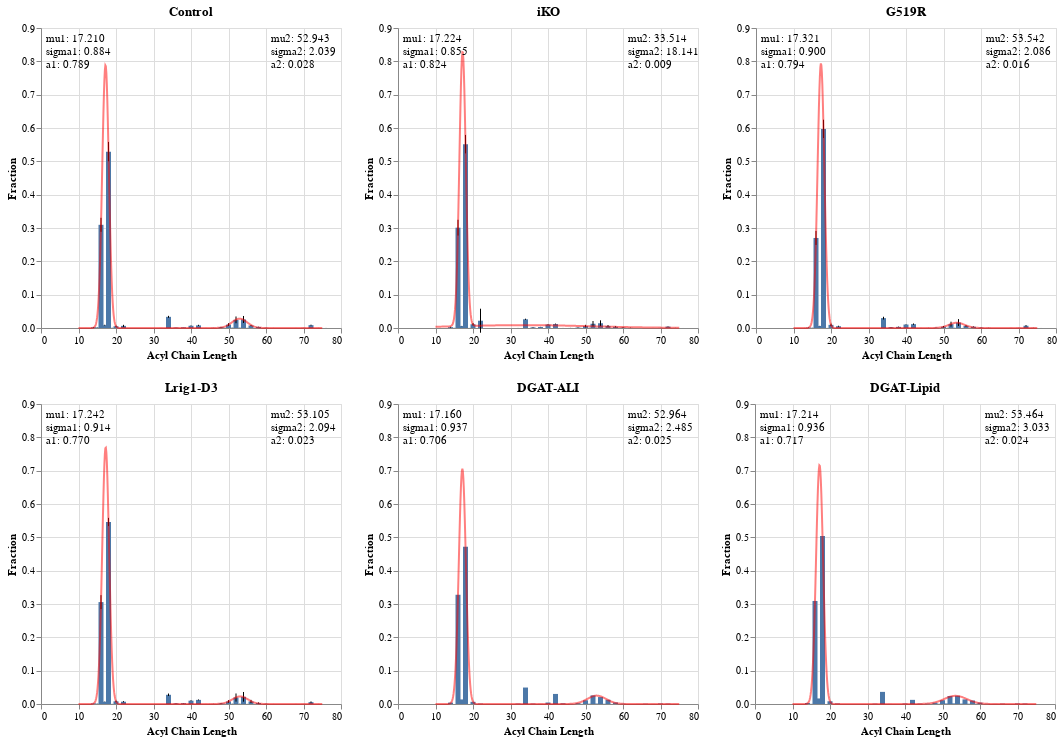

Notebook code cell kept with this figure:
### Markdown cell above
#### Bimodal Gaussian

### Code cell
chart_list = []
def gauss(x,mu,sigma,A):
    return A*np.exp(-(x-mu)**2/(2*sigma**2))

def bimodal(x,mu1,sigma1,A1,mu2,sigma2,A2):
    return gauss(x,mu1,sigma1,A1)+gauss(x,mu2,sigma2,A2)

for protein in ptnstd['Mutation'].unique():
    source = ptnstd[ptnstd['Mutation'] == protein]
    
    # create error bars
    err = alt.Chart(source).mark_errorbar(extent='stdev').encode(
        x='Acyl Chain Length:Q',
        y='Fraction:Q',
    )
    
    # create histogram
    bar = alt.Chart(source).mark_bar().encode(
        x='Acyl Chain Length:Q',
        y=alt.Y('mean(Fraction):Q').scale(domain=[0,.9]),
    ).properties(title=protein)
    
    # create gaussian
    x = ptns[(ptns['Acyl Chain Length'] % 2 == 0)]['Acyl Chain Length']
    y = ptns[protein].loc[x.index]
    
    # expected vals
    x1 = x[(x <= 20)]
    y1 = ptns[protein].loc[x1.index]
    x2 = x[(x >= 50) & (x <= 60)]
    y2 = ptns[protein].loc[x2.index]
    
    n1 = sum(y1)
    mean1 = sum(x1*y1)/n1                  
    sigma1 = sum(y1*(x1-mean1)**2)/n1
    a1 = max(y1)
    
    n2 = sum(y2)                         
    mean2 = sum(x2*y2)/n2                  
    sigma2 = sum(y2*(x2-mean2)**2)/n2
    a2=max(y2)
    
    expected = [mean1, sigma1, a1, mean2, sigma2, a2]
    # print(protein, expected)
    
    popt,pcov = curve_fit(bimodal,x,y,p0=expected)
    
    xx = np.linspace(10, 75, 500)
    
    s = pd.DataFrame({'Acyl Chain Length':xx, 'y':bimodal(xx, *popt)})
    
    gaus = alt.Chart(s).mark_line(color='red', opacity=0.5).encode(
        x='Acyl Chain Length:Q',
        y='y:Q'
    )
    
    text1 = alt.Chart({'values':[{}]}).mark_text(
        align="left", baseline="top"
    ).encode(
        x=alt.value(5),  # pixels from left
        y=alt.value(5),  # pixels from top
        text=alt.value([f"mu1: {popt[0]:.3f}", f"sigma1: {popt[1]:.3f}", f"a1: {popt[2]:.3f}"])
    )
    
    text2 = alt.Chart({'values':[{}]}).mark_text(
        align="left", baseline="top"
    ).encode(
        x=alt.value(230),  # pixels from left
        y=alt.value(5),  # pixels from top
        text=alt.value([f"mu2: {popt[3]:.3f}", f"sigma2: {popt[4]:.3f}", f"a2: {popt[5]:.3f}"])
    )
    
    # append to chart list
    chart = bar + err + gaus + text1 + text2
    
    chart_list.append(chart)
    
ss_bimodal = alt.hconcat(*chart_list[:3]) & alt.hconcat(*chart_list[3:])
ss_bimodal.save('graphs/dgat/chain_length/BimodalHistogram_SidebySide.png', ppi=300)
ss_bimodal

### Figure 1 — Vega-Lite specification as saved in the notebook (floating-point values rounded to 4 significant figures; data arrays with more than 128 entries replaced by an {"elided": "..."} marker saying what was removed)
{"config": {"view": {"continuousWidth": 300, "continuousHeight": 300}}, "vconcat": [{"hconcat": [{"layer": [{"mark": {"type": "bar"}, "encoding": {"x": {"field": "Acyl Chain Length", "type": "quantitative"}, "y": {"aggregate": "mean", "field": "Fraction", "scale": {"domain": [0, 0.9]}, "type": "quantitative"}}, "title": "Control"}, {"mark": {"type": "errorbar", "extent": "stdev"}, "encoding": {"x": {"field": "Acyl Chain Length", "type": "quantitative"}, "y": {"field": "Fraction", "type": "quantitative"}}}, {"data": {"name": "data-64405d1cd88d64e5164e4e25af7a4416"}, "mark": {"type": "line", "color": "red", "opacity": 0.5}, "encoding": {"x": {"field": "Acyl Chain Length", "type": "quantitative"}, "y": {"field": "y", "type": "quantitative"}}}, {"data": {"name": "empty"}, "mark": {"type": "text", "align": "left", "baseline": "top"}, "encoding": {"text": {"value": ["mu1: 17.210", "sigma1: 0.884", "a1: 0.789"]}, "x": {"value": 5}, "y": {"value": 5}}}, {"data": {"name": "empty"}, "mark": {"type": "text", "align": "left", "baseline": "top"}, "encoding": {"text": {"value": ["mu2: 52.943", "sigma2: 2.039", "a2: 0.028"]}, "x": {"value": 230}, "y": {"value": 5}}}], "data": {"name": "data-ae6568f9eb2b59984dd029afb8dd1912"}}, {"layer": [{"mark": {"type": "bar"}, "encoding": {"x": {"field": "Acyl Chain Length", "type": "quantitative"}, "y": {"aggregate": "mean", "field": "Fraction", "scale": {"domain": [0, 0.9]}, "type": "quantitative"}}, "title": "iKO"}, {"mark": {"type": "errorbar", "extent": "stdev"}, "encoding": {"x": {"field": "Acyl Chain Length", "type": "quantitative"}, "y": {"field": "Fraction", "type": "quantitative"}}}, {"data": {"name": "data-65981cea38772c899de9f9b40c139450"}, "mark": {"type": "line", "color": "red", "opacity": 0.5}, "encoding": {"x": {"field": "Acyl Chain Length", "type": "quantitative"}, "y": {"field": "y", "type": "quantitative"}}}, {"data": {"name": "empty"}, "mark": {"type": "text", "align": "left", "baseline": "top"}, "encoding": {"text": {"value": ["mu1: 17.224", "sigma1: 0.855", "a1: 0.824"]}, "x": {"value": 5}, "y": {"value": 5}}}, {"data": {"name": "empty"}, "mark": {"type": "text", "align": "left", "baseline": "top"}, "encoding": {"text": {"value": ["mu2: 33.514", "sigma2: 18.141", "a2: 0.009"]}, "x": {"value": 230}, "y": {"value": 5}}}], "data": {"name": "data-08bf4995da24a0ed7c64b8c0f376be4d"}}, {"layer": [{"mark": {"type": "bar"}, "encoding": {"x": {"field": "Acyl Chain Length", "type": "quantitative"}, "y": {"aggregate": "mean", "field": "Fraction", "scale": {"domain": [0, 0.9]}, "type": "quantitative"}}, "title": "G519R"}, {"mark": {"type": "errorbar", "extent": "stdev"}, "encoding": {"x": {"field": "Acyl Chain Length", "type": "quantitative"}, "y": {"field": "Fraction", "type": "quantitative"}}}, {"data": {"name": "data-d4d196a5aedb95e1bf8d20dbb8e2ab9a"}, "mark": {"type": "line", "color": "red", "opacity": 0.5}, "encoding": {"x": {"field": "Acyl Chain Length", "type": "quantitative"}, "y": {"field": "y", "type": "quantitative"}}}, {"data": {"name": "empty"}, "mark": {"type": "text", "align": "left", "baseline": "top"}, "encoding": {"text": {"value": ["mu1: 17.321", "sigma1: 0.900", "a1: 0.794"]}, "x": {"value": 5}, "y": {"value": 5}}}, {"data": {"name": "empty"}, "mark": {"type": "text", "align": "left", "baseline": "top"}, "encoding": {"text": {"value": ["mu2: 53.542", "sigma2: 2.086", "a2: 0.016"]}, "x": {"value": 230}, "y": {"value": 5}}}], "data": {"name": "data-7e6cecd3f24fe41e81915c618d19512d"}}]}, {"hconcat": [{"layer": [{"mark": {"type": "bar"}, "encoding": {"x": {"field": "Acyl Chain Length", "type": "quantitative"}, "y": {"aggregate": "mean", "field": "Fraction", "scale": {"domain": [0, 0.9]}, "type": "quantitative"}}, "title": "Lrig1-D3"}, {"mark": {"type": "errorbar", "extent": "stdev"}, "encoding": {"x": {"field": "Acyl Chain Length", "type": "quantitative"}, "y": {"field": "Fraction", "type": "quantitative"}}}, {"data": {"name": "data-1bf4479cbcf1761a14b65de34de9dbcc"}, "mark": {"type": "line", "color": "red", "opacity": 0.5}, "encoding": {"x": {"field": "Acyl Chain Length", "type": "quantitative"}, "y": {"field": "y", "type": "quantitative"}}}, {"data": {"name": "empty"}, "mark": {"type": "text", "align": "left", "baseline": "top"}, "encoding": {"text": {"value": ["mu1: 17.242", "sigma1: 0.914", "a1: 0.770"]}, "x": {"value": 5}, "y": {"value": 5}}}, {"data": {"name": "empty"}, "mark": {"type": "text", "align": "left", "baseline": "top"}, "encoding": {"text": {"value": ["mu2: 53.105", "sigma2: 2.094", "a2: 0.023"]}, "x": {"value": 230}, "y": {"value": 5}}}], "data": {"name": "data-f1fa92f12ee7e81be9382e91ffde5cd5"}}, {"layer": [{"mark": {"type": "bar"}, "encoding": {"x": {"field": "Acyl Chain Length", "type": "quantitative"}, "y": {"aggregate": "mean", "field": "Fraction", "scale": {"domain": [0, 0.9]}, "type": "quantitative"}}, "title": "DGAT-ALI"}, {"mark": {"type": "errorbar", "extent": "stdev"}, "encoding": {"x": {"field": "Acyl Chain Length", "type": "quantitative"}, "y": {"field": "Fraction", "type": "quantitative"}}}, {"data": {"name": "data-eae68f56b6fce1df5aa37b2ed087e39e"}, "mark": {"type": "line", "color": "red", "opacity": 0.5}, "encoding": {"x": {"field": "Acyl Chain Length", "type": "quantitative"}, "y": {"field": "y", "type": "quantitative"}}}, {"data": {"name": "empty"}, "mark": {"type": "text", "align": "left", "baseline": "top"}, "encoding": {"text": {"value": ["mu1: 17.160", "sigma1: 0.937", "a1: 0.706"]}, "x": {"value": 5}, "y": {"value": 5}}}, {"data": {"name": "empty"}, "mark": {"type": "text", "align": "left", "baseline": "top"}, "encoding": {"text": {"value": ["mu2: 52.964", "sigma2: 2.485", "a2: 0.025"]}, "x": {"value": 230}, "y": {"value": 5}}}], "data": {"name": "data-02c94a1d98e98e033ef73ae8d6f35475"}}, {"layer": [{"mark": {"type": "bar"}, "encoding": {"x": {"field": "Acyl Chain Length", "type": "quantitative"}, "y": {"aggregate": "mean", "field": "Fraction", "scale": {"domain": [0, 0.9]}, "type": "quantitative"}}, "title": "DGAT-Lipid"}, {"mark": {"type": "errorbar", "extent": "stdev"}, "encoding": {"x": {"field": "Acyl Chain Length", "type": "quantitative"}, "y": {"field": "Fraction", "type": "quantitative"}}}, {"data": {"name": "data-b729d30c6662dd72b57b89e487169b6c"}, "mark": {"type": "line", "color": "red", "opacity": 0.5}, "encoding": {"x": {"field": "Acyl Chain Length", "type": "quantitative"}, "y": {"field": "y", "type": "quantitative"}}}, {"data": {"name": "empty"}, "mark": {"type": "text", "align": "left", "baseline": "top"}, "encoding": {"text": {"value": ["mu1: 17.214", "sigma1: 0.936", "a1: 0.717"]}, "x": {"value": 5}, "y": {"value": 5}}}, {"data": {"name": "empty"}, "mark": {"type": "text", "align": "left", "baseline": "top"}, "encoding": {"text": {"value": ["mu2: 53.464", "sigma2: 3.033", "a2: 0.024"]}, "x": {"value": 230}, "y": {"value": 5}}}], "data": {"name": "data-757360a4093509a2f328354c4c2ff0a2"}}]}], "$schema": "https://vega.github.io/schema/vega-lite/v5.17.0.json", "datasets": {"data-ae6568f9eb2b59984dd029afb8dd1912": {"elided": "210 records"}, "data-64405d1cd88d64e5164e4e25af7a4416": {"elided": "500 records"}, "empty": [{}], "data-08bf4995da24a0ed7c64b8c0f376be4d": {"elided": "252 records"}, "data-65981cea38772c899de9f9b40c139450": {"elided": "500 records"}, "data-7e6cecd3f24fe41e81915c618d19512d": {"elided": "210 records"}, "data-d4d196a5aedb95e1bf8d20dbb8e2ab9a": {"elided": "500 records"}, "data-f1fa92f12ee7e81be9382e91ffde5cd5": {"elided": "168 records"}, "data-1bf4479cbcf1761a14b65de34de9dbcc": {"elided": "500 records"}, "data-02c94a1d98e98e033ef73ae8d6f35475": [{"Mutation": "DGAT-ALI", "Acyl Chain Length": 12, "Fraction": 0.0}, {"Mutation": "DGAT-ALI", "Acyl Chain Length": 13, "Fraction": 0.0}, {"Mutation": "DGAT-ALI", "Acyl Chain Length": 14, "Fraction": 0.004174}, {"Mutation": "DGAT-ALI", "Acyl Chain Length": 15, "Fraction": 0.0}, {"Mutation": "DGAT-ALI", "Acyl Chain Length": 16, "Fraction": 0.3277}, {"Mutation": "DGAT-ALI", "Acyl Chain Length": 17, "Fraction": 0.0137}, {"Mutation": "DGAT-ALI", "Acyl Chain Length": 18, "Fraction": 0.472}, {"Mutation": "DGAT-ALI", "Acyl Chain Length": 19, "Fraction": 0.0}, {"Mutation": "DGAT-ALI", "Acyl Chain Length": 20, "Fraction": 0.006505}, {"Mutation": "DGAT-ALI", "Acyl Chain Length": 22, "Fraction": 0.001066}, {"Mutation": "DGAT-ALI", "Acyl Chain Length": 24, "Fraction": 0.0001274}, {"Mutation": "DGAT-ALI", "Acyl Chain Length": 32, "Fraction": 0.001086}, {"Mutation": "DGAT-ALI", "Acyl Chain Length": 34, "Fraction": 0.04937}, {"Mutation": "DGAT-ALI", "Acyl Chain Length": 36, "Fraction": 0.001176}, {"Mutation": "DGAT-ALI", "Acyl Chain Length": 38, "Fraction": 0.000296}, {"Mutation": "DGAT-ALI", "Acyl Chain Length": 40, "Fraction": 0.004442}, {"Mutation": "DGAT-ALI", "Acyl Chain Length": 42, "Fraction": 0.0302}, {"Mutation": "DGAT-ALI", "Acyl Chain Length": 44, "Fraction": 0.00201}, {"Mutation": "DGAT-ALI", "Acyl Chain Length": 45, "Fraction": 0.0}, {"Mutation": "DGAT-ALI", "Acyl Chain Length": 46, "Fraction": 0.0004068}, {"Mutation": "DGAT-ALI", "Acyl Chain Length": 47, "Fraction": 0.0}, {"Mutation": "DGAT-ALI", "Acyl Chain Length": 48, "Fraction": 0.002494}, {"Mutation": "DGAT-ALI", "Acyl Chain Length": 49, "Fraction": 0.0004346}, {"Mutation": "DGAT-ALI", "Acyl Chain Length": 50, "Fraction": 0.01114}, {"Mutation": "DGAT-ALI", "Acyl Chain Length": 51, "Fraction": 0.000923}, {"Mutation": "DGAT-ALI", "Acyl Chain Length": 52, "Fraction": 0.0258}, {"Mutation": "DGAT-ALI", "Acyl Chain Length": 53, "Fraction": 0.001439}, {"Mutation": "DGAT-ALI", "Acyl Chain Length": 54, "Fraction": 0.02078}, {"Mutation": "DGAT-ALI", "Acyl Chain Length": 55, "Fraction": 0.0007423}, {"Mutation": "DGAT-ALI", "Acyl Chain Length": 56, "Fraction": 0.01269}, {"Mutation": "DGAT-ALI", "Acyl Chain Length": 57, "Fraction": 0.0001232}, {"Mutation": "DGAT-ALI", "Acyl Chain Length": 58, "Fraction": 0.004587}, {"Mutation": "DGAT-ALI", "Acyl Chain Length": 59, "Fraction": 0.0}, {"Mutation": "DGAT-ALI", "Acyl Chain Length": 60, "Fraction": 0.0008984}, {"Mutation": "DGAT-ALI", "Acyl Chain Length": 62, "Fraction": 0.0}, {"Mutation": "DGAT-ALI", "Acyl Chain Length": 64, "Fraction": 0.0001595}, {"Mutation": "DGAT-ALI", "Acyl Chain Length": 66, "Fraction": 0.0007258}, {"Mutation": "DGAT-ALI", "Acyl Chain Length": 68, "Fraction": 0.0001369}, {"Mutation": "DGAT-ALI", "Acyl Chain Length": 70, "Fraction": 0.001453}, {"Mutation": "DGAT-ALI", "Acyl Chain Length": 72, "Fraction": 0.001071}, {"Mutation": "DGAT-ALI", "Acyl Chain Length": 74, "Fraction": 0.0001554}, {"Mutation": "DGAT-ALI", "Acyl Chain Length": 76, "Fraction": 0.0}], "data-eae68f56b6fce1df5aa37b2ed087e39e": {"elided": "500 records"}, "data-757360a4093509a2f328354c4c2ff0a2": [{"Mutation": "DGAT-Lipid", "Acyl Chain Length": 12, "Fraction": 6.724e-05}, {"Mutation": "DGAT-Lipid", "Acyl Chain Length": 13, "Fraction": 0.0}, {"Mutation": "DGAT-Lipid", "Acyl Chain Length": 14, "Fraction": 0.003045}, {"Mutation": "DGAT-Lipid", "Acyl Chain Length": 15, "Fraction": 0.0004942}, {"Mutation": "DGAT-Lipid", "Acyl Chain Length": 16, "Fraction": 0.3092}, {"Mutation": "DGAT-Lipid", "Acyl Chain Length": 17, "Fraction": 0.01667}, {"Mutation": "DGAT-Lipid", "Acyl Chain Length": 18, "Fraction": 0.5037}, {"Mutation": "DGAT-Lipid", "Acyl Chain Length": 19, "Fraction": 0.0}, {"Mutation": "DGAT-Lipid", "Acyl Chain Length": 20, "Fraction": 0.00826}, {"Mutation": "DGAT-Lipid", "Acyl Chain Length": 22, "Fraction": 0.001403}, {"Mutation": "DGAT-Lipid", "Acyl Chain Length": 24, "Fraction": 9.058e-05}, {"Mutation": "DGAT-Lipid", "Acyl Chain Length": 32, "Fraction": 0.0008887}, {"Mutation": "DGAT-Lipid", "Acyl Chain Length": 34, "Fraction": 0.03634}, {"Mutation": "DGAT-Lipid", "Acyl Chain Length": 36, "Fraction": 0.0001866}, {"Mutation": "DGAT-Lipid", "Acyl Chain Length": 38, "Fraction": 0.0}, {"Mutation": "DGAT-Lipid", "Acyl Chain Length": 40, "Fraction": 0.001354}, {"Mutation": "DGAT-Lipid", "Acyl Chain Length": 42, "Fraction": 0.01242}, {"Mutation": "DGAT-Lipid", "Acyl Chain Length": 44, "Fraction": 0.001116}, {"Mutation": "DGAT-Lipid", "Acyl Chain Length": 45, "Fraction": 0.0}, {"Mutation": "DGAT-Lipid", "Acyl Chain Length": 46, "Fraction": 0.001049}, {"Mutation": "DGAT-Lipid", "Acyl Chain Length": 47, "Fraction": 8.705e-05}, {"Mutation": "DGAT-Lipid", "Acyl Chain Length": 48, "Fraction": 0.003793}, {"Mutation": "DGAT-Lipid", "Acyl Chain Length": 49, "Fraction": 0.0007101}, {"Mutation": "DGAT-Lipid", "Acyl Chain Length": 50, "Fraction": 0.01135}, {"Mutation": "DGAT-Lipid", "Acyl Chain Length": 51, "Fraction": 0.001613}, {"Mutation": "DGAT-Lipid", "Acyl Chain Length": 52, "Fraction": 0.02383}, {"Mutation": "DGAT-Lipid", "Acyl Chain Length": 53, "Fraction": 0.001956}, {"Mutation": "DGAT-Lipid", "Acyl Chain Length": 54, "Fraction": 0.02465}, {"Mutation": "DGAT-Lipid", "Acyl Chain Length": 55, "Fraction": 0.001227}, {"Mutation": "DGAT-Lipid", "Acyl Chain Length": 56, "Fraction": 0.01383}, {"Mutation": "DGAT-Lipid", "Acyl Chain Length": 57, "Fraction": 0.0009482}, {"Mutation": "DGAT-Lipid", "Acyl Chain Length": 58, "Fraction": 0.01059}, {"Mutation": "DGAT-Lipid", "Acyl Chain Length": 59, "Fraction": 0.0006309}, {"Mutation": "DGAT-Lipid", "Acyl Chain Length": 60, "Fraction": 0.00419}, {"Mutation": "DGAT-Lipid", "Acyl Chain Length": 62, "Fraction": 0.0004633}, {"Mutation": "DGAT-Lipid", "Acyl Chain Length": 64, "Fraction": 0.0002406}, {"Mutation": "DGAT-Lipid", "Acyl Chain Length": 66, "Fraction": 0.0009181}, {"Mutation": "DGAT-Lipid", "Acyl Chain Length": 68, "Fraction": 0.0}, {"Mutation": "DGAT-Lipid", "Acyl Chain Length": 70, "Fraction": 0.001495}, {"Mutation": "DGAT-Lipid", "Acyl Chain Length": 72, "Fraction": 0.001225}, {"Mutation": "DGAT-Lipid", "Acyl Chain Length": 74, "Fraction": 0.0}, {"Mutation": "DGAT-Lipid", "Acyl Chain Length": 76, "Fraction": 0.0}], "data-b729d30c6662dd72b57b89e487169b6c": {"elided": "500 records"}}}
